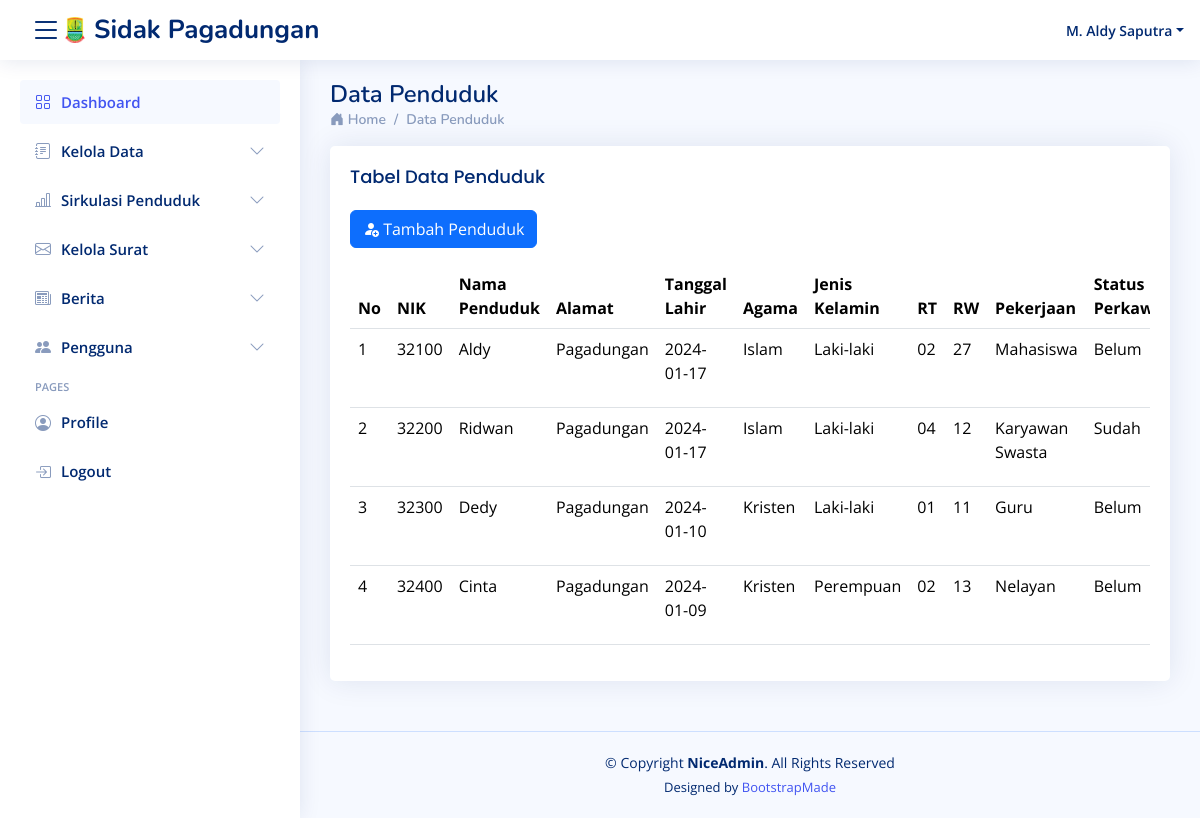
The app's page /pages/content/penduduk/penduduk (signed in) with its own data.
### tables this page shows
CREATE TABLE `tbl_penduduk` (
  `id_penduduk` int(11) NOT NULL,
  `nik` int(11) NOT NULL,
  `nama` varchar(255) NOT NULL,
  `alamat` varchar(50) NOT NULL,
  `tanggal` date NOT NULL,
  `agama` varchar(20) NOT NULL,
  `jenis_kelamin` enum('Laki-laki','Perempuan','','') NOT NULL,
  `rt` varchar(50) NOT NULL,
  `rw` varchar(50) NOT NULL,
  `pekerjaan` varchar(50) NOT NULL,
  `status` enum('Sudah','Belum','Cerai Mati','Cerai Hidup') NOT NULL
);

### pages/content/penduduk/penduduk.php (the view, shortened to what this page needs)
<?php
$ds = DIRECTORY_SEPARATOR;
$base_dir = realpath(dirname(__FILE__) . $ds . '..' . $ds . '..' . $ds . '..') . $ds;
require_once("{$base_dir}pages{$ds}core{$ds}header.php");
?>
<main id="main">
    <div class="pagetitle">
        <h1>Data Penduduk</h1>
        <nav>
            <ol class="breadcrumb">
                <li class="breadcrumb-item"><i class="bi bi-house-door-fill"></i><a href="../dashboard/dashboard"> Home</a></li>
                <li class="breadcrumb-item">Data Penduduk</li>
            </ol>
        </nav>
    </div>
    <section class="section">
        <div class="row">
            <div class="col-lg-12">
                <div class="card">
                    <div class="card-body">
                        <h5 class="card-title">Tabel Data Penduduk</h5>
                        <p>
                            <a href="add_penduduk" class="btn btn-primary"><i class="bi bi-person-fill-add"></i> Tambah Penduduk</a>
                        </p>
                        <div class="table-responsive">
                            <table class="table datatable">
                                <thead>
                                    <tr>
                                        <th>No</th>
                                        <th>NIK</th>
                                        <th>Nama Penduduk</th>
                                        <th>Alamat</th>
                                        <th>Tanggal Lahir</th>
                                        <th>Agama</th>
                                        <th>Jenis Kelamin</th>
                                        <th>RT</th>
                                        <th>RW</th>
                                        <th>Pekerjaan</th>
                                        <th>Status Perkawinan</th>
                                    </tr>
                                </thead>
                                <tbody>
                                    <?php
                                    require '../../../config/db.php';
                                    $penduduk = mysqli_query($db_connect, "SELECT * FROM tbl_penduduk");
                                    $no = 1;
                                    while ($row = mysqli_fetch_assoc($penduduk)) {
                                    ?>
                                        <tr>
                                            <td><?= $no++; ?></td>
                                            <td><?= $row['nik']; ?></td>
                                            <td><?= $row['nama']; ?></td>
                                            <td><?= $row['alamat']; ?></td>
                                            <td><?= $row['tanggal']; ?></td>
                                            <td><?= $row['agama']; ?></td>
                                            <td><?= $row['jenis_kelamin']; ?></td>
                                            <td><?= $row['rt']; ?></td>
                                            <td><?= $row['rw']; ?></td>
                                            <td><?= $row['pekerjaan']; ?></td>
                                            <td><?= $row['status']; ?></td>
                                        </tr>
                                    <?php } ?>
                                </tbody>
                            </table>
                        </div>
                    </div>
                </div>
            </div>
        </div>
    </section>
</main>
<?php
require_once("{$base_dir}pages{$ds}core{$ds}footer.php");
?>

### pages/core/header.php (shortened to what this page needs)
<!DOCTYPE html>
<html lang="en">
<head>
  <link href="../../../assets/assets/vendor/bootstrap/css/bootstrap.min.css" rel="stylesheet">
  <link href="../../../assets/assets/vendor/bootstrap-icons/bootstrap-icons.css" rel="stylesheet">
  <link href="../../../assets/assets/vendor/boxicons/css/boxicons.min.css" rel="stylesheet">
  <link href="../../../assets/assets/vendor/quill/quill.snow.css" rel="stylesheet">
  <link href="../../../assets/assets/vendor/quill/quill.bubble.css" rel="stylesheet">
  <link href="../../../assets/assets/vendor/remixicon/remixicon.css" rel="stylesheet">
  <link href="../../../assets/assets/vendor/simple-datatables/style.css" rel="stylesheet">
  <link href="../../../assets/assets/css/style.css" rel="stylesheet">
</head>
<body>
<body>
  <header id="header" class="header fixed-top d-flex align-items-center">
  <i class="bi bi-list toggle-sidebar-btn"></i>
    <div class="d-flex align-items-center justify-content-between">
      <a href="../dashboard/dashboard" class="logo d-flex align-items-center">
        <img src="../../../assets/assets/img/logo.png" alt="">
        <span class="d-none d-lg-block">Sidak Pagadungan</span>
      </a>
    </div>
    <nav class="header-nav ms-auto">
      <ul class="d-flex align-items-center">
        <li class="nav-item dropdown pe-3">
          <a class="nav-link nav-profile d-flex align-items-center pe-0" href="#" data-bs-toggle="dropdown">
            <span class="d-none d-md-block dropdown-toggle ps-2"><?=$_SESSION['nama'];?></span>
          </a>
        </li>
      </ul>
    </nav>
  </header>
  <?php include 'sidebar.php'; ?>

### pages/core/sidebar.php (shortened to what this page needs)
<aside id="sidebar" class="sidebar">
  <ul class="sidebar-nav" id="sidebar-nav">
    <li class="nav-item">
      <a class="nav-link" href="../dashboard/dashboard">
        <i class="bi bi-grid"></i>
        <span>Dashboard</span>
      </a>
    </li>
    <li class="nav-item">
      <a class="nav-link collapsed" data-bs-target="#forms-nav-data" data-bs-toggle="collapse" href="#">
        <i class="bi bi-journal-text"></i><span>Kelola Data</span><i class="bi bi-chevron-down ms-auto"></i>
      </a>
    </li>
    <li class="nav-item">
      <?php if ($_SESSION['role'] === 'super admin'): ?>
        <a class="nav-link collapsed" data-bs-target="#forms-nav-sirkulasi" data-bs-toggle="collapse" href="#">
          <i class="bi bi-bar-chart-line"></i><span>Sirkulasi Penduduk</span><i class="bi bi-chevron-down ms-auto"></i>
        </a>
      <?php endif; ?>
    </li>
    <li class="nav-item">
      <a class="nav-link collapsed" data-bs-target="#forms-nav-surat" data-bs-toggle="collapse" href="#">
        <i class="bi bi-envelope"></i><span>Kelola Surat</span><i class="bi bi-chevron-down ms-auto"></i>
      </a>
    </li>
    <li class="nav-item">
      <?php if ($_SESSION['role'] === 'super admin'): ?>
        <a class="nav-link collapsed" data-bs-target="#forms-nav-berita" data-bs-toggle="collapse" href="#">
          <i class="bi bi-newspaper"></i><span>Berita</span><i class="bi bi-chevron-down ms-auto"></i>
        </a>
      <?php endif; ?>
    </li>
    <li class="nav-item">
      <?php if ($_SESSION['role'] === 'super admin'): ?>
        <a class="nav-link collapsed" data-bs-target="#tables-nav" data-bs-toggle="collapse" href="#">
          <i class="bi bi-people-fill"></i><span>Pengguna</span><i class="bi bi-chevron-down ms-auto"></i>
        </a>
      <?php endif; ?>
    </li>
    <li class="nav-heading">Pages</li>
    <li class="nav-item">
      <a class="nav-link collapsed" href="../profile/profile">
        <i class="bi bi-person-circle"></i>
        <span>Profile</span>
      </a>
    </li>
    <li class="nav-item">
      <a class="nav-link collapsed" href="../../../index">
        <i class="bi bi-box-arrow-in-right"></i>
        <span>Logout</span>
      </a>
    </li>
  </ul>
</aside>

### pages/core/footer.php (shortened to what this page needs)
  <footer id="footer" class="footer">
    <div class="copyright">
      &copy; Copyright <strong><span>NiceAdmin</span></strong>. All Rights Reserved
    </div>
    <div class="credits">
      Designed by <a href="https://bootstrapmade.com/">BootstrapMade</a>
    </div>
  </footer>
</body>

### assets/assets/css/style.css (style rules this page uses)
:root { scroll-behavior: smooth; }
body { font-family: "Open Sans", sans-serif; background: #f6f9ff; color: #444444; }
a { color: #4154f1; text-decoration: none; }
h1, h2, h3, h4, h5, h6 { font-family: "Nunito", sans-serif; }
#main { margin-top: 60px; padding: 20px 30px; transition: all 0.3s; }
.pagetitle { margin-bottom: 10px; }
.pagetitle h1 { font-size: 24px; margin-bottom: 0; font-weight: 600; color: #012970; }
.card { margin-bottom: 30px; border: none; border-radius: 5px; box-shadow: 0px 0 30px rgba(1, 41, 112, 0.1); }
.card-title { padding: 20px 0 15px 0; font-size: 18px; font-weight: 500; color: #012970; font-family: "Poppins", sans-serif; }
.card-body { padding: 0 20px 20px 20px; }
.breadcrumb { font-size: 14px; font-family: "Nunito", sans-serif; color: #899bbd; font-weight: 600; }
.breadcrumb a { color: #899bbd; transition: 0.3s; }
.breadcrumb .breadcrumb-item::before { color: #899bbd; }
.logo { line-height: 1; }
@media (min-width: 1200px) { .logo { width: 280px; } }
.logo img { max-height: 26px; margin-right: 6px; }
.logo span { font-size: 26px; font-weight: 700; color: #012970; font-family: "Nunito", sans-serif; }
.header { transition: all 0.5s; z-index: 997; height: 60px; box-shadow: 0px 2px 20px rgba(1, 41, 112, 0.1); background-color: #fff; padding-left: 20px; }
.header .toggle-sidebar-btn { font-size: 32px; padding-left: 10px; cursor: pointer; color: #012970; }
.header-nav ul { list-style: none; }
.header-nav>ul { margin: 0; padding: 0; }
.header-nav .nav-profile { color: #012970; }
.header-nav .nav-profile span { font-size: 14px; font-weight: 600; }
.sidebar { position: fixed; top: 60px; left: 0; bottom: 0; width: 300px; z-index: 996; transition: all 0.3s; padding: 20px; overflow-y: auto; scrollbar-width: thin; scrollbar-color: #aab7cf transparent; box-shadow: 0px 0px 20px rgba(1, 41, 112, 0.1); background-color: #fff; }
@media (min-width: 1200px) { #main, #footer { margin-left: 300px; } }
.sidebar-nav { padding: 0; margin: 0; list-style: none; }
.sidebar-nav li { padding: 0; margin: 0; list-style: none; }
.sidebar-nav .nav-item { margin-bottom: 5px; }
.sidebar-nav .nav-heading { font-size: 11px; text-transform: uppercase; color: #899bbd; font-weight: 600; margin: 10px 0 5px 15px; }
.sidebar-nav .nav-link { display: flex; align-items: center; font-size: 15px; font-weight: 600; color: #4154f1; transition: 0.3; background: #f6f9ff; padding: 10px 15px; border-radius: 4px; }
.sidebar-nav .nav-link i { font-size: 16px; margin-right: 10px; color: #4154f1; }
.sidebar-nav .nav-link.collapsed { color: #012970; background: #fff; }
.sidebar-nav .nav-link.collapsed i { color: #899bbd; }
.sidebar-nav .nav-link .bi-chevron-down { margin-right: 0; transition: transform 0.2s ease-in-out; }
.footer { padding: 20px 0; font-size: 14px; transition: all 0.3s; border-top: 1px solid #cddfff; }
.footer .copyright { text-align: center; color: #012970; }
.footer .credits { padding-top: 5px; text-align: center; font-size: 13px; color: #012970; }

### records on screen
tbl_penduduk: nik "32100", nama "Aldy", alamat "Pagadungan", tanggal "2024-01-17", agama "Islam", jenis_kelamin "Laki-laki", rt "02", rw "27", pekerjaan "Mahasiswa", status "Belum"
tbl_penduduk: nik "32200", nama "Ridwan", alamat "Pagadungan", tanggal "2024-01-17", agama "Islam", jenis_kelamin "Laki-laki", rt "04", rw "12", pekerjaan "Karyawan Swasta", status "Sudah"
tbl_penduduk: nik "32300", nama "Dedy", alamat "Pagadungan", tanggal "2024-01-10", agama "Kristen", jenis_kelamin "Laki-laki", rt "01", rw "11", pekerjaan "Guru", status "Belum"
tbl_penduduk: nik "32400", nama "Cinta", alamat "Pagadungan", tanggal "2024-01-09", agama "Kristen", jenis_kelamin "Perempuan", rt "02", rw "13", pekerjaan "Nelayan", status "Belum"

### other values on screen
$_SESSION['nama'] "M. Aldy Saputra"
